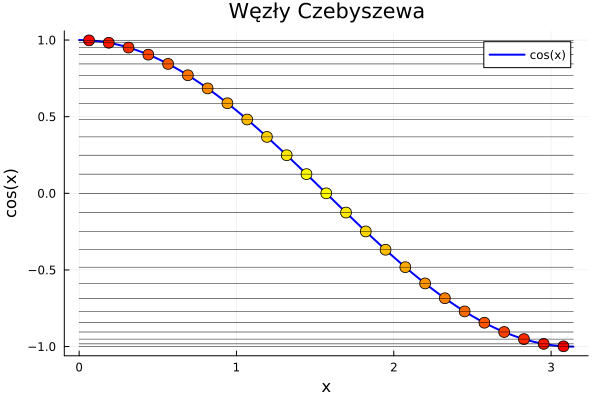

Julia code for this plot:
using Plots
gr()

n = 25

theta = [(2k - 1) * π / (2n) for k in 1:n]
x_nodes = theta
y_nodes = cos.(theta)

mid = div(n, 2)
top = n - mid

colors = [RGB(1, i, 0) for i in vcat(range(0.0, 1.0, length=mid), range(1.0, 0.0, length=top))]

xs = range(0, π, length=200)
plot(xs, cos.(xs), label="cos(x)", linewidth=2, color=:blue)

scatter!(x_nodes, y_nodes, label="", c=colors, ms=6)
for (x, y) in zip(x_nodes, y_nodes)
    plot!([0, π], [y, y], color=:black,lw=0.5, label="")
end

title!("Węzły Czebyszewa")
xlabel!("x")
ylabel!("cos(x)")
